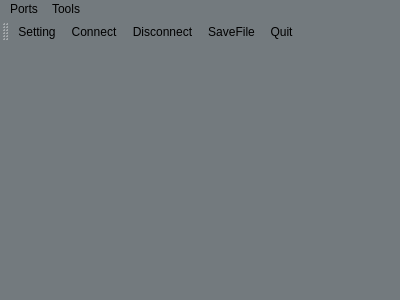
<?xml version="1.0" encoding="UTF-8"?>
<ui version="4.0">
 <class>MainWindow</class>
 <widget class="QMainWindow" name="MainWindow">
  <property name="geometry">
   <rect>
    <x>0</x>
    <y>0</y>
    <width>400</width>
    <height>300</height>
   </rect>
  </property>
  <property name="windowTitle">
   <string>MainWindow</string>
  </property>
  <property name="styleSheet">
   <string notr="true">border-color: rgb(93, 142, 255);
background-color: rgb(115, 122, 126);</string>
  </property>
  <widget class="QWidget" name="centralWidget"/>
  <widget class="QMenuBar" name="menuBar">
   <property name="geometry">
    <rect>
     <x>0</x>
     <y>0</y>
     <width>400</width>
     <height>28</height>
    </rect>
   </property>
   <widget class="QMenu" name="menuPorts">
    <property name="title">
     <string>Ports</string>
    </property>
    <addaction name="actionSetting"/>
    <addaction name="actionConnect"/>
    <addaction name="actionDisconnect"/>
   </widget>
   <widget class="QMenu" name="menuTools">
    <property name="title">
     <string>Tools</string>
    </property>
    <addaction name="actionSaveFile"/>
    <addaction name="actionQuit"/>
   </widget>
   <addaction name="menuPorts"/>
   <addaction name="menuTools"/>
  </widget>
  <widget class="QToolBar" name="mainToolBar">
   <attribute name="toolBarArea">
    <enum>TopToolBarArea</enum>
   </attribute>
   <attribute name="toolBarBreak">
    <bool>false</bool>
   </attribute>
   <addaction name="actionSetting"/>
   <addaction name="actionConnect"/>
   <addaction name="actionDisconnect"/>
   <addaction name="actionSaveFile"/>
   <addaction name="actionQuit"/>
  </widget>
  <widget class="QStatusBar" name="statusBar"/>
  <action name="actionSetting">
   <property name="icon">
    <iconset resource="ComTools.qrc">
     <normaloff>:/images/settings.png</normaloff>:/images/settings.png</iconset>
   </property>
   <property name="text">
    <string>Setting</string>
   </property>
  </action>
  <action name="actionConnect">
   <property name="icon">
    <iconset resource="ComTools.qrc">
     <normaloff>:/images/connect.png</normaloff>:/images/connect.png</iconset>
   </property>
   <property name="text">
    <string>Connect</string>
   </property>
  </action>
  <action name="actionDisconnect">
   <property name="icon">
    <iconset resource="ComTools.qrc">
     <normaloff>:/images/disconnect.png</normaloff>:/images/disconnect.png</iconset>
   </property>
   <property name="text">
    <string>Disconnect</string>
   </property>
  </action>
  <action name="actionSaveFile">
   <property name="icon">
    <iconset resource="ComTools.qrc">
     <normaloff>:/images/SaveFile.png</normaloff>:/images/SaveFile.png</iconset>
   </property>
   <property name="text">
    <string>SaveFile</string>
   </property>
  </action>
  <action name="actionQuit">
   <property name="icon">
    <iconset resource="ComTools.qrc">
     <normaloff>:/images/application-exit.png</normaloff>:/images/application-exit.png</iconset>
   </property>
   <property name="text">
    <string>Quit</string>
   </property>
  </action>
 </widget>
 <layoutdefault spacing="6" margin="11"/>
 <resources>
  <include location="ComTools.qrc"/>
 </resources>
 <connections/>
</ui>
